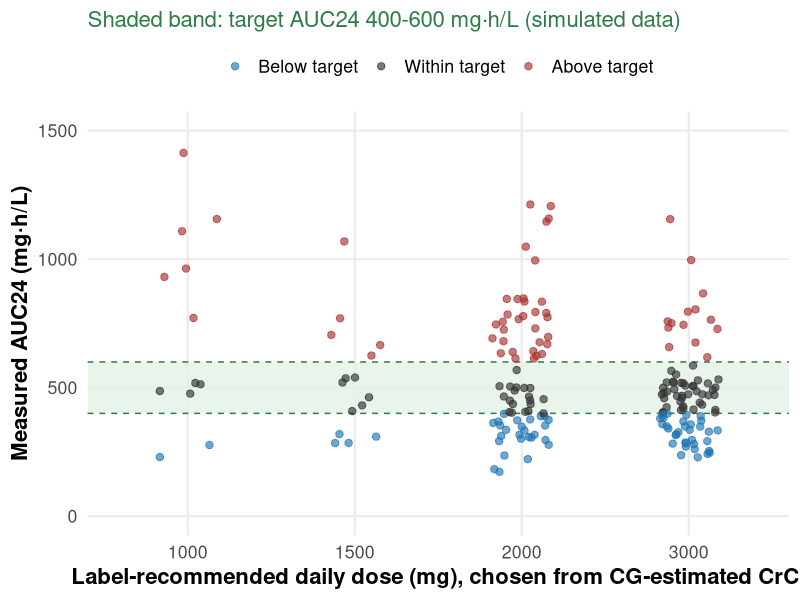

The R script that drew this image:
# =============================================================================
# Label-recommended dosing vs measured exposure in ICU patients (DALI-style)
# Simulated vancomycin: dose chosen from a label table on Cockcroft-Gault CrCl,
# exposure driven by true (measured) CrCl plus between-patient variability.
# Illustrative only - not real patient data.
# =============================================================================

suppressPackageStartupMessages({
  library(dplyr)
  library(ggplot2)
})

set.seed(2026)

n <- 200

# Same CrCl structure as 02_bland_altman_crcl.R
measured  <- pmax(5, rnorm(n, mean = 95, sd = 55))
estimated <- pmax(5, measured + (25 - 0.35 * measured) + rnorm(n, 0, 18))

# Label table: daily dose (mg) by CG-estimated CrCl
label_dose <- function(crcl) {
  case_when(
    crcl >= 90 ~ 3000,
    crcl >= 50 ~ 2000,
    crcl >= 30 ~ 1500,
    TRUE       ~ 1000
  )
}

target <- c(400, 600)  # AUC24 target band (mg*h/L)

df <- tibble(measured, estimated) |>
  mutate(
    dose = label_dose(estimated),
    # Vancomycin CL (L/h) from measured CrCl, log-normal residual variability
    cl   = (0.045 * measured + 0.6) * exp(rnorm(n, 0, 0.25)),
    auc  = dose / cl,
    status = case_when(
      auc < target[1] ~ "Below target",
      auc > target[2] ~ "Above target",
      TRUE            ~ "Within target"
    ),
    status = factor(status, c("Below target", "Within target", "Above target"))
  )

pct <- df |> count(status) |> mutate(p = 100 * n / sum(n))
message(paste(sprintf("%s: %.0f%%", pct$status, pct$p), collapse = "; "))

p <- ggplot(df, aes(x = match(dose, c(1000, 1500, 2000, 3000)), y = auc)) +
  annotate("rect", xmin = 0.4, xmax = 4.6, ymin = target[1], ymax = target[2],
           fill = "#e3f1e6", alpha = 0.8) +
  geom_hline(yintercept = target, color = "#2e7d46", linetype = "dashed") +
  geom_jitter(aes(color = status), width = 0.18, alpha = 0.65, size = 2.2,
              show.legend = TRUE) +
  scale_color_manual(values = c("Below target" = "#1f77b4",
                                "Within target" = "#333333",
                                "Above target" = "#a83232"),
                     name = NULL) +
  scale_x_continuous(breaks = 1:4, labels = c("1000", "1500", "2000", "3000"),
                     limits = c(0.4, 4.6), expand = expansion(0)) +
  coord_cartesian(ylim = c(0, 1500)) +
  labs(
    x = "Label-recommended daily dose (mg), chosen from CG-estimated CrCl",
    y = "Measured AUC24 (mg·h/L)",
    subtitle = "Shaded band: target AUC24 400-600 mg·h/L (simulated data)"
  ) +
  theme_minimal(base_size = 16, base_family = "sans") +
  theme(
    panel.grid.minor = element_blank(),
    axis.title = element_text(face = "bold"),
    legend.position = "top",
    plot.subtitle = element_text(color = "#2e7d46")
  )

ggsave("figures/empirical_dosing.png", p,
       width = 11.2, height = 5.6, dpi = 300, bg = "white")
message("Saved figures/empirical_dosing.png")
